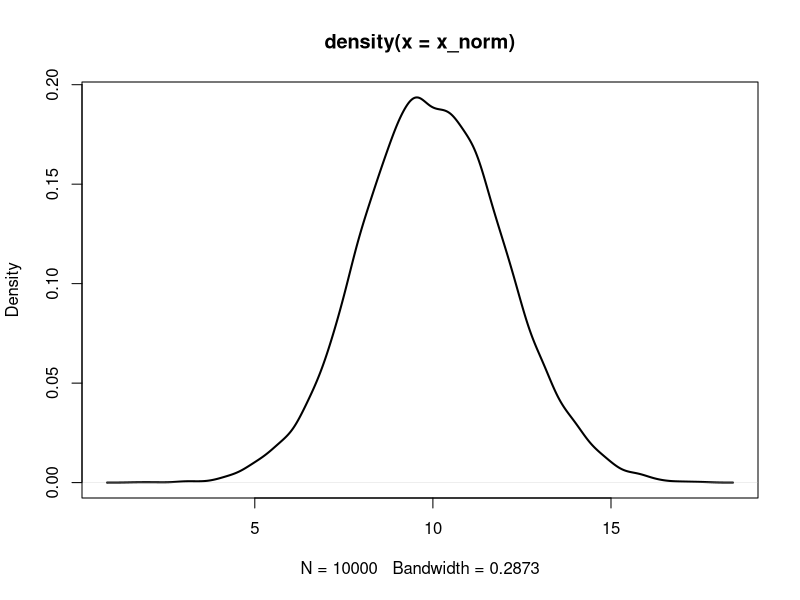
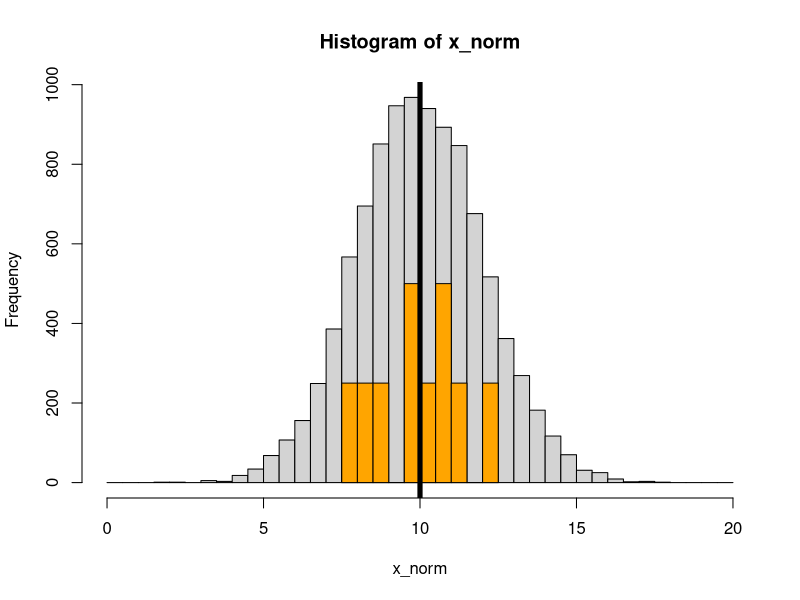
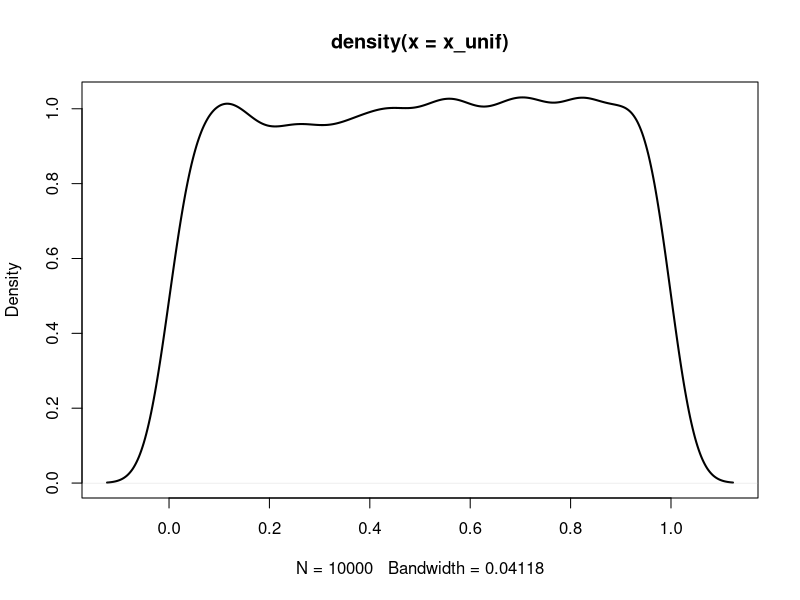
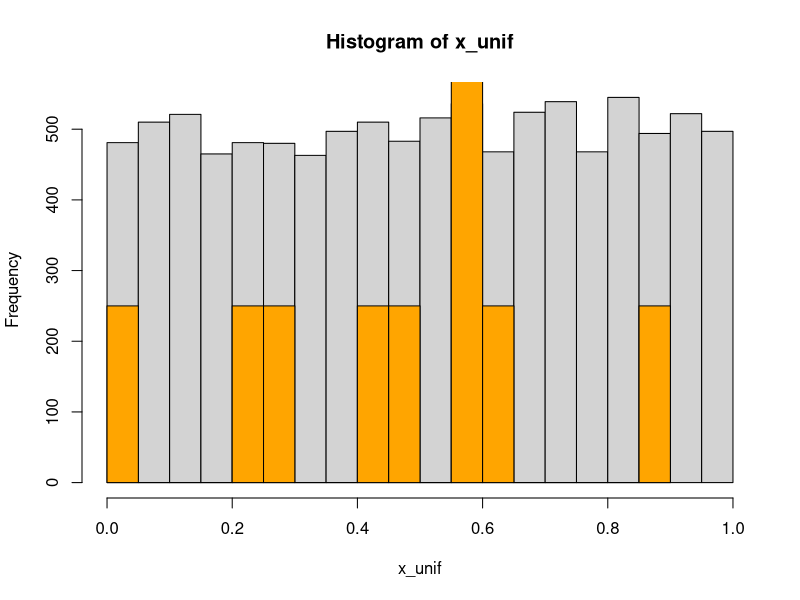
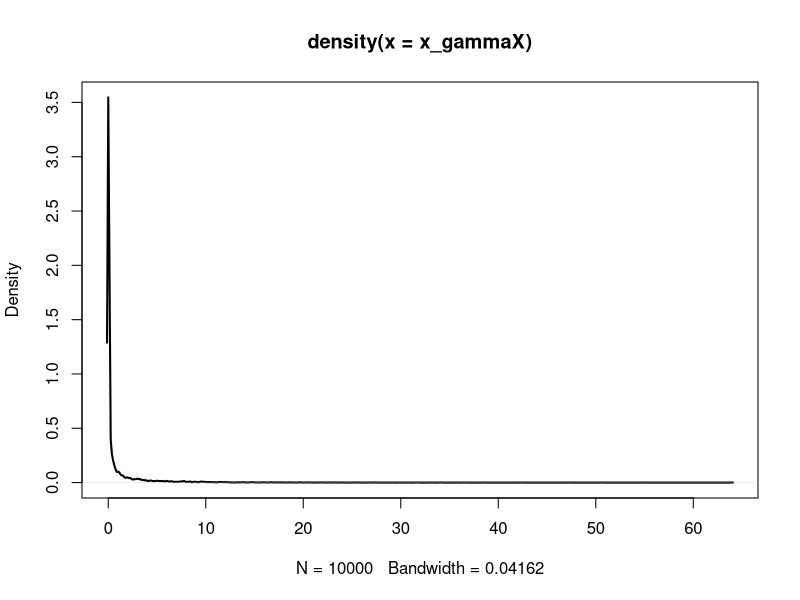
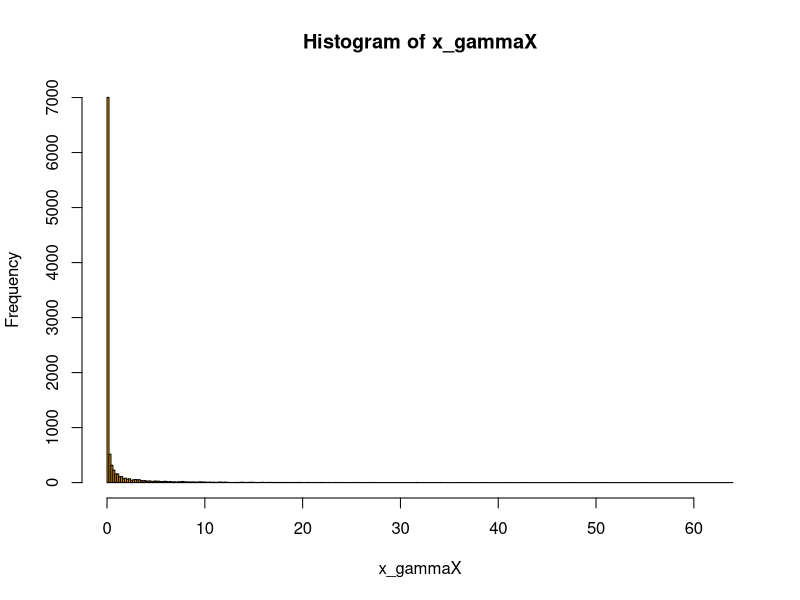
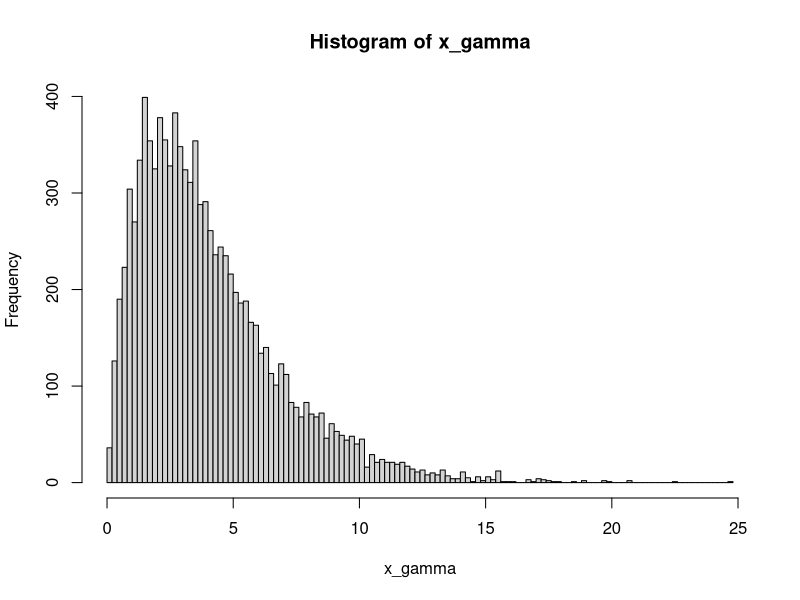
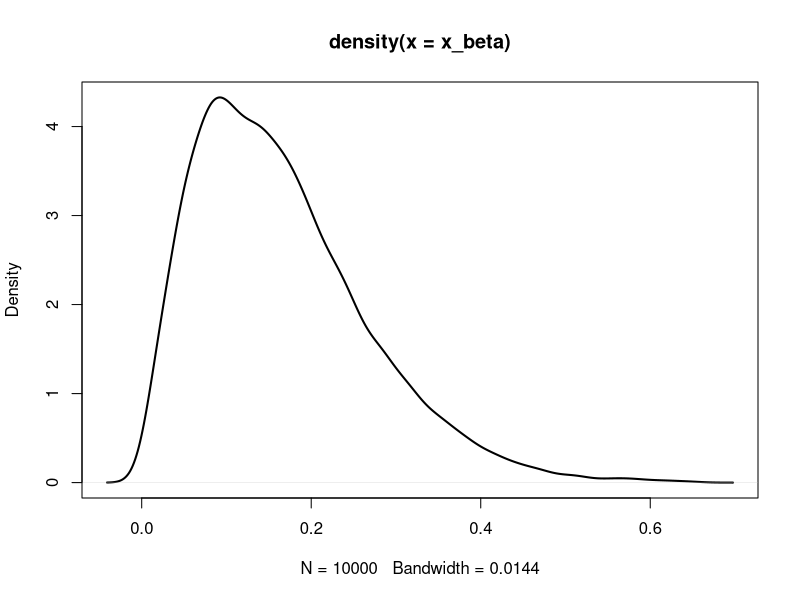

R code for these plots, in order:
# Generate distributions for simulations
# 2020, R. Peek

## distributions need to contain no negative numbers
## re-scaled in perl script to be between 0-1

# Generate distributions --------------------------------------------------

# number of individuals to simulate distrib
N <- 10

# number of samples to draw
S <- 10000

# Generate Normal Gaussian Distribution -----------------------------------

x_norm <- rnorm(S, mean = 10, sd = 2) # gen distrib
x_norm_s <- sample(x_norm, N) # take a sample
#cat(paste(x_norm_s, collapse=","), file = glue::glue("data/dist_norm_ind{N}.txt"))

# visualize
summary(x_norm_s)
plot(density(x_norm), lwd=2) # look at shape
hist(x_norm, breaks = c(seq(0,20,.5))) # histogram
hist(rep(x_norm_s,250), col = "orange", add=T)
abline(v=10, lwd=5)

# Generate Uniform Distribution -------------------------------------------

x_unif <- runif(S)
x_unif_s <- sample(x_unif, N) # take a sample
#cat(paste(x_unif, collapse=","), file = glue::glue("data/dist_unif_ind{N}.txt"))

# visualize
summary(x_unif)
plot(density(x_unif), lwd=2) # look at shape
hist(x_unif)
hist(rep(x_unif_s, 250), col="orange", add=T)



# Generate Xtreme Gamma ---------------------------------------------------

x_gammaX <- rgamma(S, shape = 0.1, rate = 0.1) # left skewed
plot(density(x_gammaX), lwd=2) # look at shape
hist(x_gammaX, breaks=250, col="orange")

# Generate Gamm Distrib (Left Skew) ---------------------------------------

# Most commonly used as the distribution of the amount of time until the rth occurrence of an event in a Poisson process. If so, the following apply:
# 1. The number of possible occurrences in any unit of measurement is not limited to a fixed number.
# 2. The occurrences are independent. The number of occurrences in one unit of measurement does not affect the number of occurrences in other units.
# 3. The average number of occurrences must remain the same from unit to unit.

x_gamma <- rgamma(S, shape = 2, rate = 0.5) # left skewed
#x_gamma_s <- sample(x_gamma, N) # take a sample
#cat(paste(x_gamma_s, collapse=","), file = glue::glue("data/dist_gamma_ind{N}.txt"))

#visualize
summary(x_gamma)
hist(x_gamma, breaks = 100)
#hist(rep(x_gamma_s, 250), col="orange", add=T)

# Generate Beta Distrib (Left Skew) ---------------------------------------

# beta distribution is the conjugate prior probability distribution for the Bernoulli, binomial, negative binomial and geometric distributions. The beta distribution is a suitable model for the random behavior of percentages and proportions.
# beta distribution is very flexible and is commonly used to represent variability over a fixed range. beta distribution is used to represent the uncertainty in the probability of occurrence of an event. It is also used to describe empirical data and predict the random behavior of percentages and fractions, as the range of outcomes is typically between 0 and 1.
# alpha (shape1) and beta (shape2): If the parameters are equal, the distribution is symmetrical. If either parameter is 1 and the other parameter is greater than 1, the distribution is J-shaped. If alpha is less than beta, the distribution is said to be positively skewed (most of the values are near the minimum value). If alpha is greater than beta, the distribution is negatively skewed (most of the values are near the maximum value).

x_beta <- rbeta(S, shape1 = 2, shape2 = 10) # left skewed
# x_beta_s <- sample(x_beta, N) # take a sample
# x_beta <- rbeta(S, shape1 = 2, shape2 = 2) # normal without tails
# x_beta <- rbeta(S, shape1 = .5, shape2 = .5) # U shaped

# write as single line with no quotes:
#cat(paste(x_beta_s, collapse=","), file = glue::glue("data/dist_beta_ind{N}.txt"))

#visualize
plot(density(x_beta), lwd=2) # look at shape
hist(x_beta, breaks = 100, col="orange", xlim=c(0,1))


# Generate betaU ----------------------------------------------------------

x_betaU <- rbeta(S, shape1 = 0.1, shape2 = 0.1) # U shaped
hist(x_betaU, breaks=250, col="darkgreen", add=T)  


# Alternate Plotting Methods ----------------------------------------------

summary(x_norm)
hist(x_norm, breaks=100, xlim = c(0,20))
summary(x_gamma)
hist(x_gamma, col="orange", breaks = 100, xlim = c(0,20), add=T)
summary(x_beta)
hist(x_beta, col="purple", breaks = 100, xlim=c(0,20), add=T)

df_norm <- data.frame(x=density(x_norm)$x, y=density(x_norm)$y)
df_unif <- data.frame(x=density(x_unif)$x, y=density(x_unif)$y)
df_gamm <- data.frame(x=density(x_gamma)$x, y=density(x_gamma)$y)
df_beta <- data.frame(x=density(x_beta)$x, y=density(x_beta)$y)


# Make Distribution Quad Plot -----------------------------------------------------------

# make dataframe and combine
library(dplyr)
dfh_norm <- data.frame(x=x_norm, dist="norm")
dfh_unif <- data.frame(x=x_unif, dist="unif")
dfh_gamm <- data.frame(x=x_gamma, dist="gamma")
dfh_beta <- data.frame(x=x_beta, dist="beta")
dfh_betaU <- data.frame(x=x_betaU, dist="betaU")
dfh_gammX <- data.frame(x=x_gammaX, dist="gammaX")
df_hist <- bind_rows(dfh_norm, dfh_gamm, dfh_unif, dfh_beta, dfh_betaU, dfh_gammX)
dim(df_hist)
 
# PLOTS
library(ggplot2)
library(viridis)
library(cowplot)
 
# faceted for gamma/norm
dist1 <- ggplot() +
  geom_histogram(data = df_hist %>% filter(dist %in% c("gamma", "gammaX")),
                 aes(x = x, fill=dist), binwidth = .5, show.legend = FALSE) +
  scale_fill_manual("Distrib", values = c(viridis(4)[1], viridis(4)[2])) +
  facet_wrap(vars(dist), scales = "free_x") + theme_bw()
dist1
 
# faceted for unif/beta
dist2 <- ggplot() +
  geom_histogram(data = df_hist %>% filter(dist %in% c("beta", "betaU")),
                 aes(x = x, fill=dist),
                 binwidth = .01, show.legend = FALSE) +
  scale_fill_manual("Distrib.", values = c(viridis(4)[3], viridis(4)[4])) +
  facet_wrap(vars(dist), scales = "free_x") + theme_bw()
 
# merge
(pAll <- plot_grid(dist1, dist2, nrow=2))
 
ggsave(pAll, filename = "figs/distributions_beta_gamma_faceted.png", width = 8, height = 7, units = "in", dpi = 300)

# NOTES -------------------------------------------------------------------

# add attributes for haplotypes beyond just mean
 # plot other attributes like variance, max, min, CV
 # now we can pick parameters that we know are reasonable:
 # USE:
 # no. loci: 100
 # theta: 10
 # error: 10%

# plot all 3 distributions on one plot for mean
# plot all 3 for max, etc